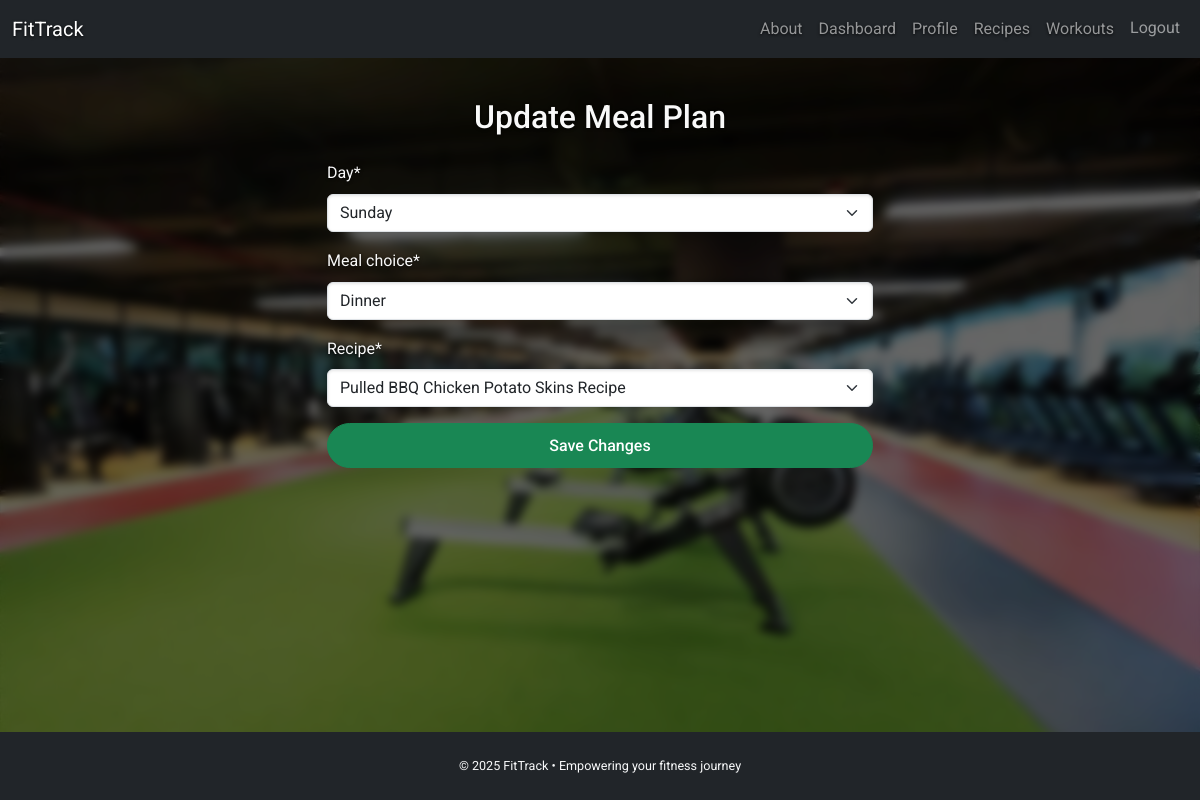
The app's page /meal_plan/13/edit/ (signed in) with its own data.
### common/models.py (models this page shows, shortened)
class MealPlan(models.Model):
    user = models.ForeignKey(UserModel, on_delete=models.CASCADE)
    day = models.CharField(max_length=9, choices=WeekdayChoices)
    meal_choice = models.CharField(max_length=20, choices=MealChoiceChoices)
    recipe = models.ForeignKey('Recipe', on_delete=models.CASCADE)

### common/views.py (the view)
# urls.py: path('<int:pk>/edit/', views.update_meal_plan, name='update_meal_plan'),
@login_required
def update_meal_plan(request, pk):
    meal = get_object_or_404(MealPlan, pk=pk, user=request.user)
    if request.method == 'POST':
        form = MealPlanForm(request.POST, instance=meal)
        if form.is_valid():
            form.save()
            messages.success(request, "Meal plan updated.")
            return redirect('dashboard')
    else:
        form = MealPlanForm(instance=meal)
    return render(request, 'common/meal_form.html', {
        'form': form,
        'title': 'Update Meal Plan',
        'btn_label': 'Save Changes'
    })

### common/forms.py
class MealPlanForm(forms.ModelForm):
    class Meta:
        model = MealPlan
        fields = ['day', 'meal_choice', 'recipe']

### common/models.py (called while the page is built)
    def __str__(self):
        return self.title

### templates/common/meal_form.html (shortened to what this page needs)
{% extends 'common/base.html' %}
{% load crispy_forms_filters %}
{% load crispy_forms_tags %}
{% block content %}
<div class="row justify-content-center">
    <div class="col-md-6">
        <h2 class="mb-4 text-center">{{ title }}</h2>
        <form method="post">
            {{ form|crispy }}
            <div class="d-grid mt-3">
                <button type="submit" class="btn btn-success">{{ btn_label }}</button>
            </div>
        </form>
    </div>
</div>
{% endblock %}

### static/css/styles.css (style rules this page uses)
body { font-family: 'Roboto', sans-serif; background: url('../images/gym.jpg') no-repeat center center fixed; background-size: cover; color: #f1f1f1; position: relative; line-height: 1.6; }
body::before { content: ""; position: fixed; top: 0; left: 0; width: 100%; height: 100%; background-color: rgba(0, 0, 0, 0.6); backdrop-filter: blur(5px); z-index: -1; }
h1, h2, h3, h4, p, label, a, small { color: #f9f9f9; text-shadow: 0 1px 3px rgba(0, 0, 0, 0.8); }
.btn-primary, .btn-success, .btn-outline-success { border-radius: 30px; font-weight: 500; padding: 0.6rem 1.3rem; transition: all 0.2s ease; }
input, textarea, select { background-color: #fff; color: #000; border-radius: 8px; padding: 0.5rem; border: 1px solid #ccc; box-shadow: inset 0 1px 3px rgba(0,0,0,0.1); }

### records on screen
MealPlan: day "Sunday", meal_choice "Dinner", recipe "Pulled BBQ Chicken Potato Skins Recipe"

### other values on screen
{{ title }} "Update Meal Plan"
{{ btn_label }} "Save Changes"
